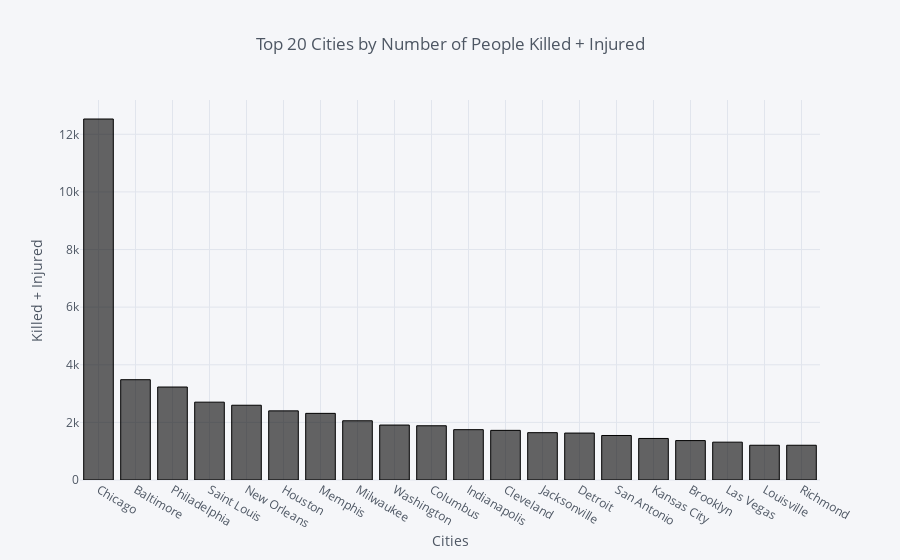

The code cell stored with this chart in its notebook:
### Markdown cell above
**Top 20 Cities by Number of People Affected**  
Here we plot the cities that have the most number of people that were affected by the sum of all incidents in that city

### Code cell
configure_plotly_browser_state()
ki = gun.groupby('city_or_county')['city_or_county','Total'].sum().sort_values('Total',ascending=False).head(20)
ki.iplot(kind='bar',colors='Black',title='Top 20 Cities by Number of People Killed + Injured',xTitle='Cities',yTitle='Killed + Injured')

### Figure 1 — Plotly figure (JSON) as saved in the notebook; plotly's stock layout.template omitted (floating-point values rounded to 4 significant figures)
{"data": [{"name": "Total", "uid": "d7b8f928-c926-11e8-be28-0242ac1c0002", "text": "", "y": [12531, 3482, 3227, 2702, 2595, 2400, 2313, 2056, 1907, 1883, 1747, 1723, 1643, 1629, 1545, 1442, 1368, 1313, 1206, 1206], "marker": {"color": "rgba(0, 0, 0, 0.6)", "line": {"color": "rgba(0, 0, 0, 1.0)", "width": 1}}, "x": ["Chicago", "Baltimore", "Philadelphia", "Saint Louis", "New Orleans", "Houston", "Memphis", "Milwaukee", "Washington", "Columbus", "Indianapolis", "Cleveland", "Jacksonville", "Detroit", "San Antonio", "Kansas City", "Brooklyn", "Las Vegas", "Louisville", "Richmond"], "type": "bar", "orientation": "v"}], "layout": {"title": "Top 20 Cities by Number of People Killed + Injured", "paper_bgcolor": "#F5F6F9", "plot_bgcolor": "#F5F6F9", "yaxis": {"tickfont": {"color": "#4D5663"}, "title": "Killed + Injured", "showgrid": true, "zerolinecolor": "#E1E5ED", "titlefont": {"color": "#4D5663"}, "gridcolor": "#E1E5ED"}, "titlefont": {"color": "#4D5663"}, "xaxis": {"tickfont": {"color": "#4D5663"}, "title": "Cities", "showgrid": true, "zerolinecolor": "#E1E5ED", "titlefont": {"color": "#4D5663"}, "gridcolor": "#E1E5ED"}, "legend": {"bgcolor": "#F5F6F9", "font": {"color": "#4D5663"}}}}
